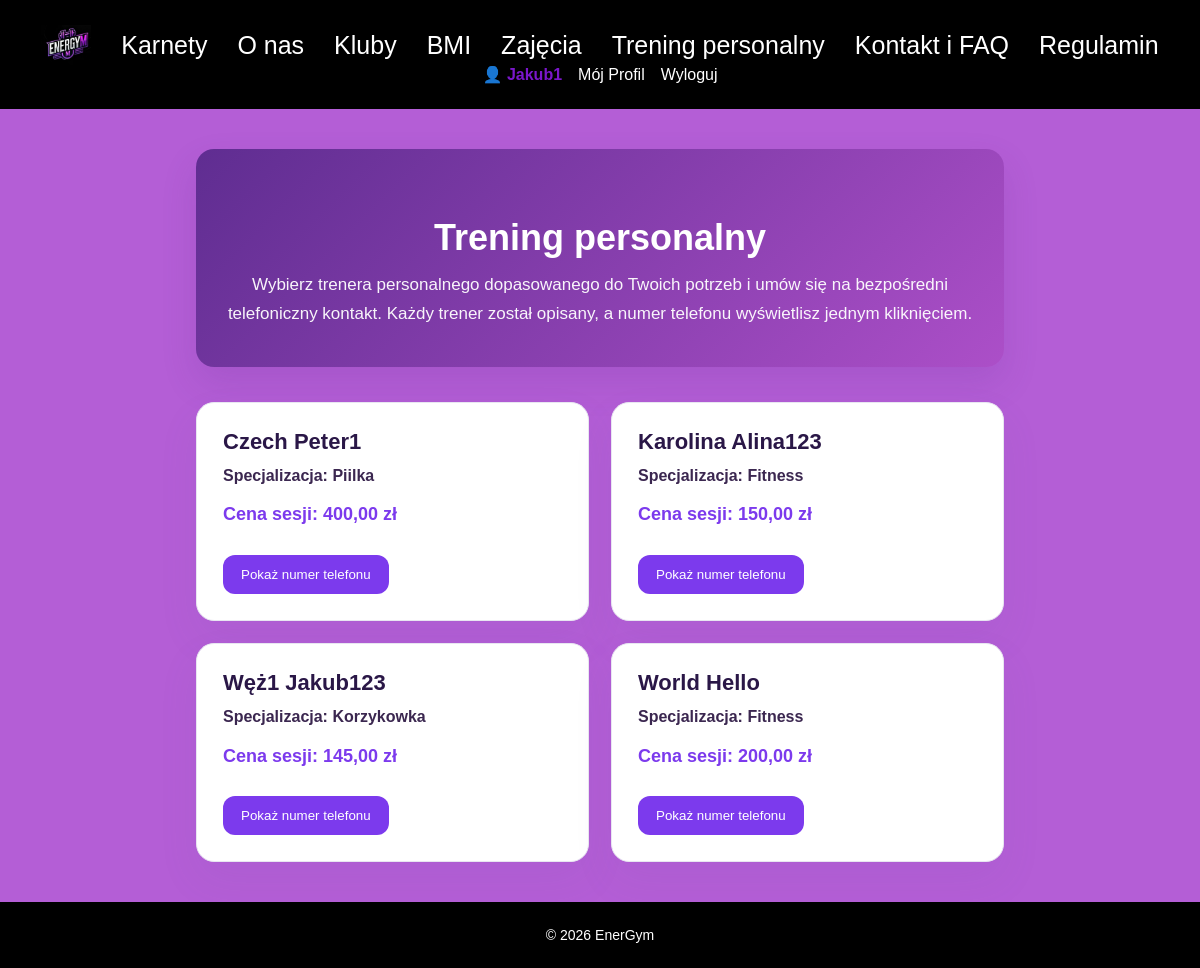
The page /?page=trening_personalny (signed in) on the database its author committed.
### tables this page shows
CREATE TABLE `trenerzy` (
  `id` int(11) NOT NULL,
  `imie` varchar(50) NOT NULL,
  `nazwisko` varchar(50) NOT NULL,
  `specjalizacja` varchar(100) NOT NULL,
  `cena` decimal(6,2) NOT NULL,
  `numer_telefonu` varchar(15) DEFAULT NULL
);

### pages/trening_personalny.php (the view, shortened to what this page needs)
<?php
$trainers = [];
if (isset($conn) && $conn) {
    $trainerResult = mysqli_query($conn, "SHOW TABLES LIKE 'trenerzy'");
    if ($trainerResult && mysqli_num_rows($trainerResult) > 0) {
        $trainerQuery = mysqli_query($conn, "SELECT id, imie, nazwisko, specjalizacja, numer_telefonu, cena FROM trenerzy ORDER BY nazwisko ASC, imie ASC");
        if ($trainerQuery) {
            while ($row = mysqli_fetch_assoc($trainerQuery)) {
                $trainers[] = $row;
            }
        }
    }
}
?>
<div class="training-page">
    <section class="training-hero">
        <h1>Trening personalny</h1>
        <p>Wybierz trenera personalnego dopasowanego do Twoich potrzeb i umów się na bezpośredni telefoniczny kontakt. Każdy trener został opisany, a numer telefonu wyświetlisz jednym kliknięciem.</p>
    </section>
    <?php if (!empty($trainers)): ?>
        <div class="trainer-grid">
            <?php foreach ($trainers as $trainer): ?>
                <article class="trainer-card">
                    <div>
                        <h3><?php echo htmlspecialchars($trainer['nazwisko'] . ' ' . $trainer['imie']); ?></h3>
                        <p class="detail">Specjalizacja: <?php echo htmlspecialchars($trainer['specjalizacja']); ?></p>
                        <p class="price">Cena sesji: <?php echo number_format((float)$trainer['cena'], 2, ',', ' '); ?> zł</p>
                    </div>
                    <div>
                        <button type="button" onclick="togglePhone(this)">Pokaż numer telefonu</button>
                    </div>
                </article>
            <?php endforeach; ?>
        </div>
    <?php else: ?>
        <div class="training-empty">
            <p>Aktualnie nie ma dostępnych trenerów personalnych w bazie danych. Spróbuj ponownie później lub skontaktuj się z nami bezpośrednio.</p>
        </div>
    <?php endif; ?>
</div>

### css/silownia1.css (style rules this page uses)
body { margin: 0; font-family: 'Franklin Gothic Medium', 'Arial Narrow', Arial, sans-serif; background-color: #b45ed6; height: 100%; display: flex; flex-direction: column; min-height: 100vh; }

### pages/trening_personalny.php (style rules this page uses)
.training-page { max-width: 1100px; margin: 40px auto; padding: 0 20px; }
.training-hero { background: linear-gradient(135deg, #5f2d91 0%, #ac4fc8 100%); color: white; padding: 38px 24px; border-radius: 18px; text-align: center; box-shadow: 0 16px 35px rgba(95, 45, 145, 0.16); margin-bottom: 35px; }
.training-hero h1 { font-size: 36px; margin-bottom: 12px; }
.training-hero p { margin: 0 auto; max-width: 760px; font-size: 17px; line-height: 1.7; opacity: 0.95; }
.trainer-grid { display: grid; grid-template-columns: repeat(auto-fit, minmax(280px, 1fr)); gap: 22px; }
.trainer-card { background: #ffffff; border-radius: 18px; border: 1px solid #e8e6f1; box-shadow: 0 18px 40px rgba(108, 83, 171, 0.08); padding: 26px; display: flex; flex-direction: column; justify-content: space-between; }
.trainer-card h3 { margin: 0 0 8px; color: #2a1747; font-size: 22px; }
.trainer-card p { margin: 8px 0; color: #5e4a7b; line-height: 1.6; }
.trainer-card .detail { font-weight: 600; color: #3b2750; }
.trainer-card .price { font-size: 18px; font-weight: 700; margin-top: 12px; color: #7c3aed; }
.trainer-card button { margin-top: 18px; padding: 12px 18px; border: none; border-radius: 12px; color: white; background: #7c3aed; cursor: pointer; transition: transform 0.2s ease, background 0.2s ease; }

### footer.php (style rules this page uses)
html, body { min-height: 100vh; }
body { display: flex; flex-direction: column; margin: 0; padding: 0; }

### rows shown on the page
trenerzy: nazwisko+imie "Czech Peter1", specjalizacja "Piilka", cena "400,00"
trenerzy: nazwisko+imie "Karolina Alina123", specjalizacja "Fitness", cena "150,00"
trenerzy: nazwisko+imie "Węż1 Jakub123", specjalizacja "Korzykowka", cena "145,00"
trenerzy: nazwisko+imie "World Hello", specjalizacja "Fitness", cena "200,00"

### other values the page prints
$_SESSION['imie'] "Jakub1"
